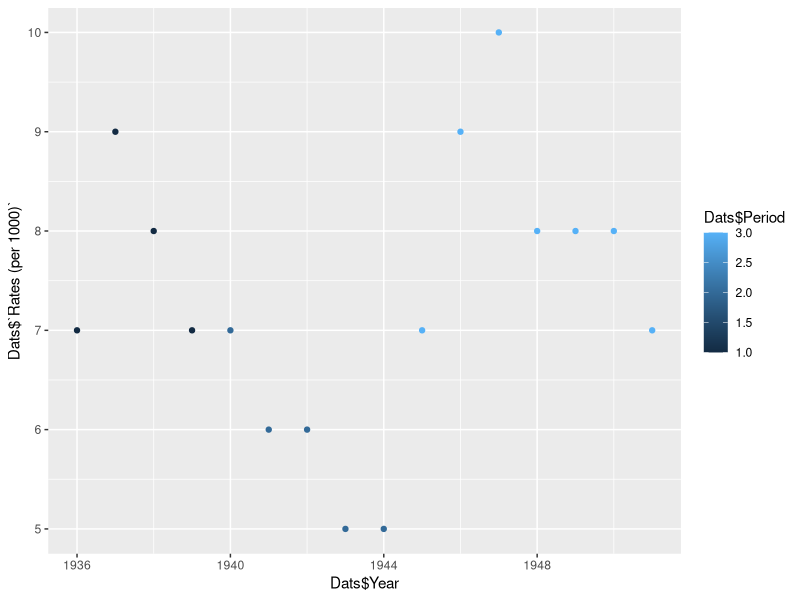

Generate this figure with R: (Note: this script raises an error after producing the figure.)
## ---- chunk 1
knitr::opts_chunk$set(echo = TRUE)
## ---- chunk 2
install.packages("ggplot2")
install.packages("dplyr")
require(ggplot2)
require(dplyr)
library(readr)
ItalyMarriageRates <- read_csv("ItalyMarriageRates.csv")
View(ItalyMarriageRates)
Dats <- ItalyMarriageRates %>% mutate(Period = if_else(Year < 1940, 1, if_else(Year > 1944, 3, 2)))
ggplot(Dats, aes(x=Dats$Year,y=Dats$`Rates (per 1000)`, color=Dats$Period))+
  geom_point()
## ---- chunk 3
col <- Dats %>% select(`Rates (per 1000)`)
mean(col$`Rates (per 1000)`)
(sd(col$`Rates (per 1000)`))^2
## ---- chunk 4
7.3125/1.9625
## ---- chunk 5
3.726115*7.3125
## ---- chunk 6
N <- length(ItalyMarriageRates$Year)
Periods <- Dats$Period
Y <- ItalyMarriageRates$`Rates (per 1000)`
## ---- chunk 7

modelString <-"
model {
## likelihood
for (i in 1:N){
y[i] ~ dpois(lambda[Periods[i]])
}

## priors
for (j in 1:3){
lambda[j] ~ dgamma(a,b)
}

## hyperpriors
a ~ dnorm(A,100)
b ~ dnorm(B,100)
}
"
## ---- chunk 8
the_data <- list("y" = Y, "N" = 16, "A" = 27.24722, "B" = 3.726115, "Periods" = Periods)

initsfunction <- function(chain){
  .RNG.seed <- c(1,2)[chain]
  .RNG.name <- c("base::Super-Duper",
                 "base::Wichmann-Hill")[chain]
  return(list(.RNG.seed=.RNG.seed,
              .RNG.name=.RNG.name))
}
## ---- chunk 9
posterior <- run.jags(modelString,
                      n.chains = 5,
                      data = the_data,
                      monitor = c("lambda", "a", "b"),
                      adapt = 1000,
                      burnin = 5000,
                      sample = 5000,
                      thin = 5)
## ---- chunk 10
summary(posterior)
## ---- chunk 11
plot(posterior, vars = "lambda[2]")
plot(posterior, vars = "lambda[1]")
plot(posterior, vars = "lambda[3]")
